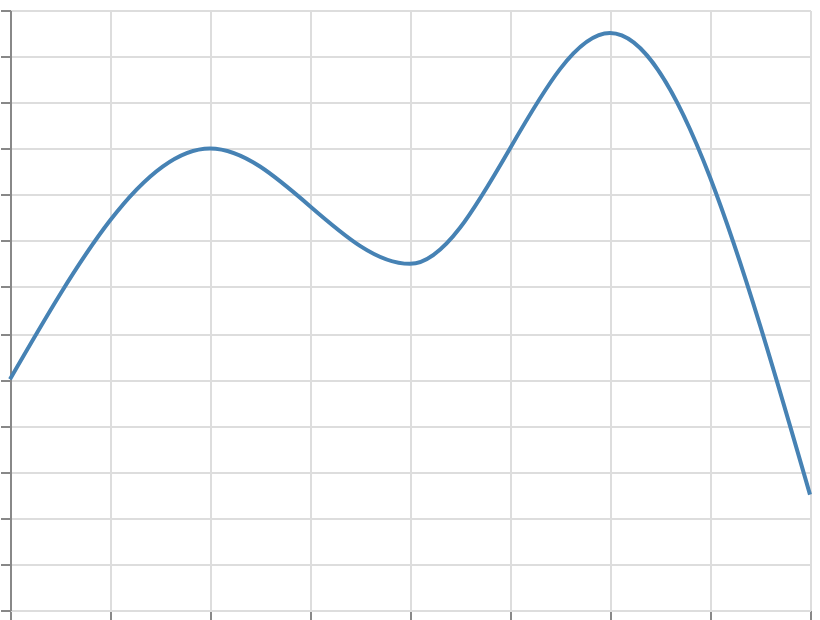

Write a Vega-Lite specification for this figure.
### Vega specification from a JSON file in a GitHub repository (floating-point values rounded to 4 significant figures)
{"$schema": "https://vega.github.io/schema/vega/v6.json", "width": 400, "height": 300, "padding": 5, "autosize": "none", "data": [{"name": "table", "values": [{"x": 0, "y": 10}, {"x": 1, "y": 20}, {"x": 2, "y": 15}, {"x": 3, "y": 25}, {"x": 4, "y": 5}]}], "scales": [{"name": "x", "type": "linear", "domain": {"data": "table", "field": "x"}, "range": "width", "nice": true}, {"name": "y", "type": "linear", "domain": {"data": "table", "field": "y"}, "range": [{"signal": "height"}, 0], "nice": true}], "marks": [{"type": "line", "from": {"data": "table"}, "encode": {"update": {"x": {"scale": "x", "field": "x"}, "y": {"scale": "y", "field": "y"}, "stroke": {"value": "steelblue"}, "strokeWidth": {"value": 2}, "interpolate": {"value": "monotone"}}}}], "axes": [{"scale": "x", "orient": "bottom", "grid": true, "labels": false}, {"scale": "y", "orient": "left", "grid": true, "labels": false}]}
